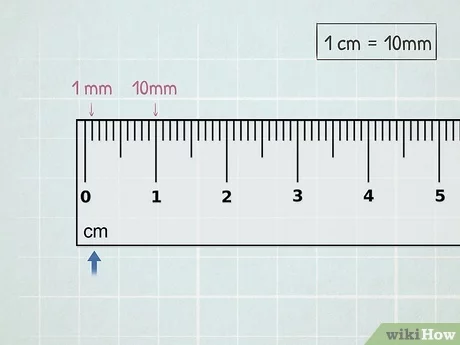
#> input picture data/p1.jpeg, 460 x 345 px, found by its file name
$ python main_image.py
#> lines starting #> are read from the running program, lines starting #| are printed output that depends on the picture
"""Python image library"""
import pylab as pl
import PIL as pil


image = pil.Image.open("data/p1.jpeg")
#> image is the input picture: PIL image 460x345 RGB; mean R, G, B 215.6, 224.4, 223.9
pl.imshow(image)

x = [0, 460] # image width
y = [0, 345] # image height
pl.plot(x[:2], y[:2])

pl.show()
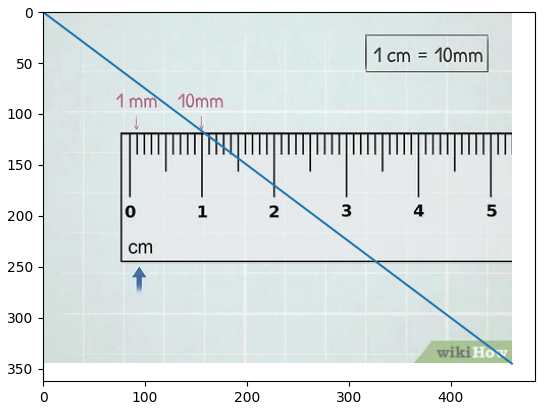
#> figure drawn by matplotlib, 1 panel

print ("end")
